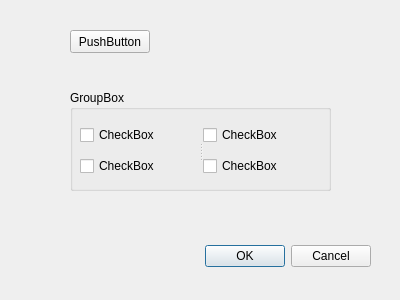
<?xml version="1.0" encoding="UTF-8"?>
<ui version="4.0">
 <class>Dialog</class>
 <widget class="QDialog" name="Dialog">
  <property name="geometry">
   <rect>
    <x>0</x>
    <y>0</y>
    <width>400</width>
    <height>300</height>
   </rect>
  </property>
  <property name="windowTitle">
   <string>Dialog</string>
  </property>
  <widget class="QDialogButtonBox" name="buttonBox">
   <property name="geometry">
    <rect>
     <x>30</x>
     <y>240</y>
     <width>341</width>
     <height>32</height>
    </rect>
   </property>
   <property name="orientation">
    <enum>Qt::Horizontal</enum>
   </property>
   <property name="standardButtons">
    <set>QDialogButtonBox::Cancel|QDialogButtonBox::Ok</set>
   </property>
  </widget>
  <widget class="QPushButton" name="pushButton">
   <property name="geometry">
    <rect>
     <x>70</x>
     <y>30</y>
     <width>80</width>
     <height>23</height>
    </rect>
   </property>
   <property name="text">
    <string>PushButton</string>
   </property>
  </widget>
  <widget class="QGroupBox" name="groupBox">
   <property name="geometry">
    <rect>
     <x>70</x>
     <y>90</y>
     <width>261</width>
     <height>101</height>
    </rect>
   </property>
   <property name="title">
    <string>GroupBox</string>
   </property>
   <widget class="QSplitter" name="splitter">
    <property name="geometry">
     <rect>
      <x>10</x>
      <y>30</y>
      <width>241</width>
      <height>61</height>
     </rect>
    </property>
    <property name="orientation">
     <enum>Qt::Horizontal</enum>
    </property>
    <widget class="QWidget" name="">
     <layout class="QVBoxLayout" name="verticalLayout_2">
      <item>
       <widget class="QCheckBox" name="checkBox">
        <property name="text">
         <string>CheckBox</string>
        </property>
       </widget>
      </item>
      <item>
       <widget class="QCheckBox" name="checkBox_2">
        <property name="text">
         <string>CheckBox</string>
        </property>
       </widget>
      </item>
     </layout>
    </widget>
    <widget class="QWidget" name="">
     <layout class="QVBoxLayout" name="verticalLayout">
      <item>
       <widget class="QCheckBox" name="checkBox_3">
        <property name="text">
         <string>CheckBox</string>
        </property>
       </widget>
      </item>
      <item>
       <widget class="QCheckBox" name="checkBox_4">
        <property name="text">
         <string>CheckBox</string>
        </property>
       </widget>
      </item>
     </layout>
    </widget>
   </widget>
  </widget>
 </widget>
 <resources/>
 <connections>
  <connection>
   <sender>buttonBox</sender>
   <signal>accepted()</signal>
   <receiver>Dialog</receiver>
   <slot>accept()</slot>
   <hints>
    <hint type="sourcelabel">
     <x>248</x>
     <y>254</y>
    </hint>
    <hint type="destinationlabel">
     <x>157</x>
     <y>274</y>
    </hint>
   </hints>
  </connection>
  <connection>
   <sender>buttonBox</sender>
   <signal>rejected()</signal>
   <receiver>Dialog</receiver>
   <slot>reject()</slot>
   <hints>
    <hint type="sourcelabel">
     <x>316</x>
     <y>260</y>
    </hint>
    <hint type="destinationlabel">
     <x>286</x>
     <y>274</y>
    </hint>
   </hints>
  </connection>
 </connections>
</ui>
